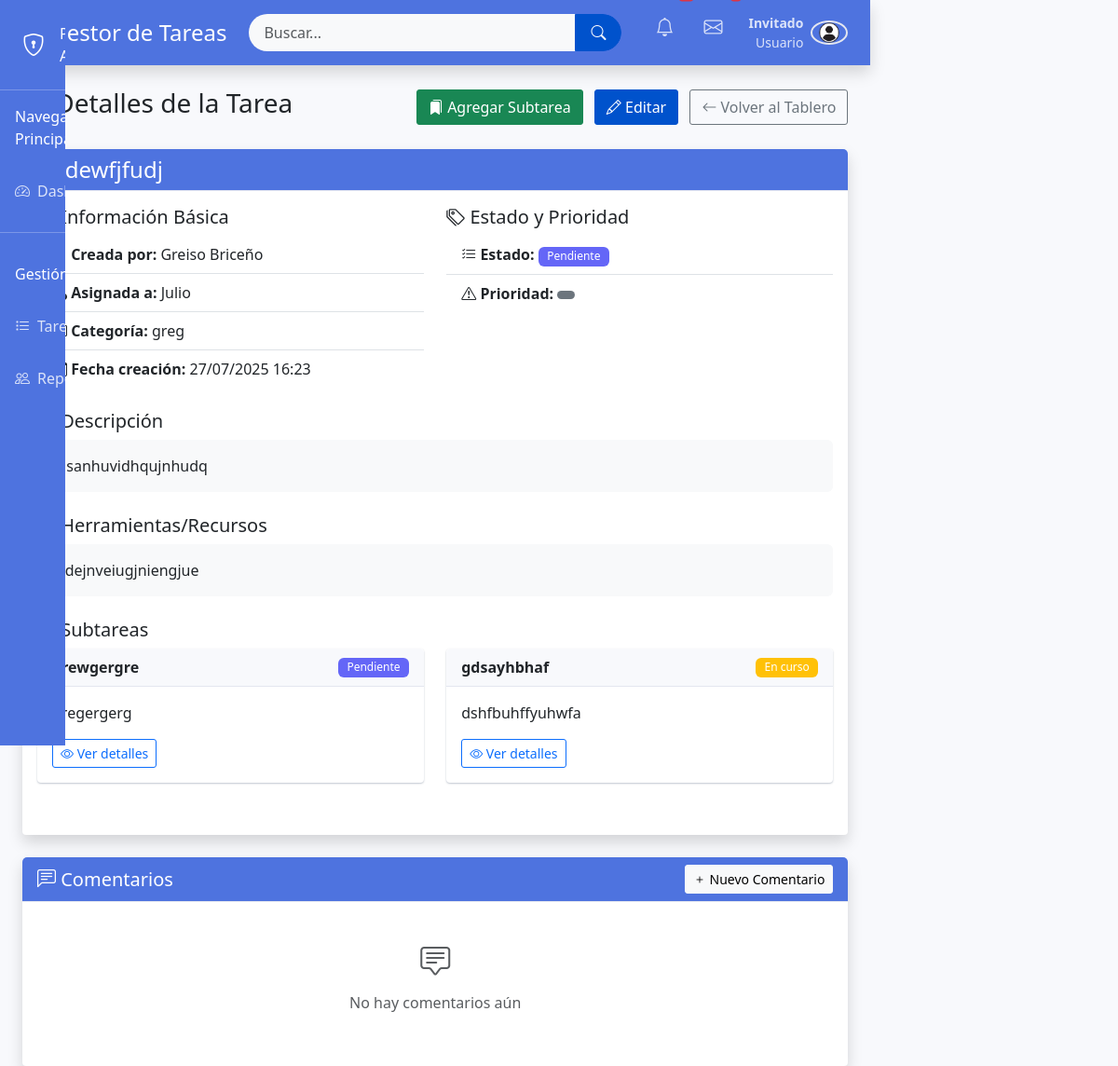
The page /ver.php?id=25 on the database its author committed.
### tables this page shows
CREATE TABLE `tareas` (
  `id_tarea` int(11) NOT NULL,
  `id_usuario` int(11) NOT NULL,
  `id_usuario_asignado` int(11) NOT NULL,
  `titulo` varchar(255) NOT NULL,
  `categoria` text NOT NULL,
  `descripcion` text,
  `herramientas` text,
  `id_estatus` int(11) NOT NULL,
  `fecha_creacion` datetime DEFAULT CURRENT_TIMESTAMP,
  `fecha_actualizacion` datetime DEFAULT NULL ON UPDATE CURRENT_TIMESTAMP,
  `fecha_finalizacion` datetime DEFAULT NULL,
  `prioridad` varchar(255) NOT NULL,
  `id_tarea_padre` int(11) DEFAULT NULL
);

CREATE TABLE `usuarios` (
  `id_usuario` int(11) NOT NULL,
  `nombre` varchar(100) NOT NULL,
  `usuario` varchar(50) NOT NULL,
  `contraseña` varchar(255) NOT NULL,
  `email` varchar(255) NOT NULL,
  `telefono` int(11) NOT NULL,
  `id_departamento` int(11) DEFAULT NULL,
  `id_cargo` int(11) DEFAULT NULL,
  `id_rol` int(11) DEFAULT NULL,
  `fecha_registro` datetime DEFAULT CURRENT_TIMESTAMP,
  `ultimo_acceso` datetime DEFAULT NULL
);

CREATE TABLE `estatus` (
  `id_estatus` int(11) NOT NULL,
  `nombre` varchar(50) NOT NULL
);

### ver.php (the view, shortened to what this page needs)
<?php
require_once 'config.php';
$id_tarea = intval($_GET['id']);
$query = $conexion->prepare("
    SELECT t.*, u.nombre as asignado, e.nombre as estado, u_creador.nombre as creador
    FROM tareas t
    JOIN usuarios u ON t.id_usuario_asignado = u.id_usuario
    JOIN usuarios u_creador ON t.id_usuario = u_creador.id_usuario
    JOIN estatus e ON t.id_estatus = e.id_estatus
    WHERE t.id_tarea = ?
");
$query->bind_param("i", $id_tarea);
$query->execute();
$resultado = $query->get_result();
$tarea = $resultado->fetch_assoc();
$query_subtareas = $conexion->prepare("
    SELECT t.*, e.nombre as estado
    FROM tareas t
    JOIN estatus e ON t.id_estatus = e.id_estatus
    WHERE t.id_tarea_padre = ?
    ORDER BY fecha_creacion ASC
");
$query_subtareas->bind_param("i", $id_tarea);
$query_subtareas->execute();
$resultado_subtareas = $query_subtareas->get_result();
$subtareas = $resultado_subtareas->fetch_all(MYSQLI_ASSOC);
$query_comentarios = $conexion->prepare("
    SELECT c.*, u.nombre as usuario, u.id_usuario as id_usuario_comentario
    FROM comentarios c
    JOIN usuarios u ON c.id_usuario = u.id_usuario
    WHERE c.id_tarea = ?
    ORDER BY c.fecha_creacion DESC
");
$query_comentarios->bind_param("i", $id_tarea);
$query_comentarios->execute();
$resultado_comentarios = $query_comentarios->get_result();
$comentarios = $resultado_comentarios->fetch_all(MYSQLI_ASSOC);
include 'header.php';
?>
<div class="container mt-4">
    <div class="d-flex justify-content-between align-items-center mb-4">
        <h3><i class="bi bi-card-checklist"></i> Detalles de la Tarea</h3>
        <div>
            <a href="agregar_subtarea.php?id=<?= $id_tarea ?>" class="btn btn-success me-2">
                <i class="bi bi-bookmarks-fill"></i> Agregar Subtarea
            </a>
            <a href="editar_tarea.php?id=<?= $id_tarea ?>" class="btn btn-primary me-2">
                <i class="bi bi-pencil"></i> Editar
            </a>
            <a href="tablero.php" class="btn btn-outline-secondary">
                <i class="bi bi-arrow-left"></i> Volver al Tablero
            </a>
        </div>
    </div>
    <div class="card shadow mb-4">
        <div class="card-header bg-primary text-white">
            <h4 class="mb-0"><?= htmlspecialchars($tarea['titulo']) ?></h4>
        </div>
        <div class="card-body">
            <div class="row mb-4">
                <div class="col-md-6">
                    <h5><i class="bi bi-info-circle"></i> Información Básica</h5>
                    <ul class="list-group list-group-flush">
                        <li class="list-group-item">
                            <strong><i class="bi bi-person"></i> Creada por:</strong>
                            <?= htmlspecialchars($tarea['creador']) ?>
                        </li>
                        <li class="list-group-item">
                            <strong><i class="bi bi-person-check"></i> Asignada a:</strong>
                            <?= htmlspecialchars($tarea['asignado']) ?>
                        </li>
                        <li class="list-group-item">
                            <strong><i class="bi bi-card-text"></i> Categoría:</strong>
                            <?= htmlspecialchars($tarea['categoria']) ?>
                        </li>
                        <li class="list-group-item">
                            <strong><i class="bi bi-calendar"></i> Fecha creación:</strong>
                            <?= date('d/m/Y H:i', strtotime($tarea['fecha_creacion'])) ?>
                        </li>
                    </ul>
                </div>
                <div class="col-md-6">
                    <h5><i class="bi bi-tags"></i> Estado y Prioridad</h5>
                    <ul class="list-group list-group-flush">
                        <li class="list-group-item">
                            <strong><i class="bi bi-list-check"></i> Estado:</strong>
                            <span class="badge bg-<?=
                                $tarea['id_estatus'] == 3 ? 'success' :
                                ($tarea['id_estatus'] == 2 ? 'warning' : 'info')
                            ?>">
                                <?= htmlspecialchars($tarea['estado']) ?>
                            </span>
                        </li>
                        <li class="list-group-item">
                            <strong><i class="bi bi-exclamation-triangle"></i> Prioridad:</strong>
                            <span class="badge bg-<?=
                                $tarea['prioridad'] == 'alta' ? 'danger' :
                                ($tarea['prioridad'] == 'media' ? 'warning' : 'secondary')
                            ?>">
                            </span>
                        </li>
                    </ul>
                </div>
            </div>
            <div class="mb-4">
                <h5><i class="bi bi-card-text"></i> Descripción</h5>
                <div class="p-3 bg-light rounded">
                    <?= nl2br(htmlspecialchars($tarea['descripcion'])) ?>
                </div>
            </div>
            <?php if (!empty($tarea['herramientas'])): ?>
            <div class="mb-4">
                <h5><i class="bi bi-tools"></i> Herramientas/Recursos</h5>
                <div class="p-3 bg-light rounded">
                    <?= nl2br(htmlspecialchars($tarea['herramientas'])) ?>
                </div>
            </div>
            <?php endif; ?>
            <?php if (!empty($subtareas)): ?>
            <div class="mb-4">
                <h5><i class="bi bi-list-task"></i> Subtareas</h5>
                <div class="row">
                <?php foreach ($subtareas as $subtarea): ?>
                    <div class="col-md-6 mb-3">
                        <div class="card">
                            <div class="card-header d-flex justify-content-between align-items-center">
                                <strong><?= htmlspecialchars($subtarea['titulo']) ?></strong>
                                <span class="badge bg-<?=
                                    $subtarea['id_estatus'] == 3 ? 'success' :
                                    ($subtarea['id_estatus'] == 2 ? 'warning' : 'info')
                                ?>">
                                    <?= htmlspecialchars($subtarea['estado'] ?? 'Pendiente') ?>
                                </span>
                            </div>
                            <div class="card-body">
                                <?php if (!empty($subtarea['descripcion'])): ?>
                                    <p><?= nl2br(htmlspecialchars($subtarea['descripcion'])) ?></p>
                                <?php endif; ?>
                                <a href="ver.php?id=<?= $subtarea['id_tarea'] ?>" class="btn btn-sm btn-outline-primary">
                                    <i class="bi bi-eye"></i> Ver detalles
                                </a>
                            </div>
                        </div>
                    </div>
                <?php endforeach; ?>
                </div>
            </div>
            <?php endif; ?>
        </div>
    </div>
    <div class="card shadow">
        <div class="card-header bg-primary text-white d-flex justify-content-between align-items-center">
            <h5 class="mb-0"><i class="bi bi-chat-left-text"></i> Comentarios</h5>
            <button class="btn btn-sm btn-light" data-bs-toggle="modal" data-bs-target="#comentarioModal">
                <i class="bi bi-plus"></i> Nuevo Comentario
            </button>
        </div>
        <div class="card-body">
            <?php if (empty($comentarios)): ?>
                <div class="text-center py-4 text-muted">
                    <i class="bi bi-chat-square-text" style="font-size: 2rem;"></i>
                    <p class="mt-2">No hay comentarios aún</p>
                </div>
            <?php endif; ?>
        </div>
    </div>
</div>
<?php include 'footer.php'; ?>

### admin.css (style rules this page uses)
body { background-color: #f8f9fc; overflow-x: hidden; }
.card { border: none; border-radius: 0.35rem; box-shadow: 0 0.15rem 1.75rem 0 rgba(58, 59, 69, 0.15); }
.card-header { background-color: #f8f9fc; border-bottom: 1px solid #e3e6f0; }
.bg-primary { background-color: #4e73df !important; }
.card-header.bg-primary { background-color: #4e73df !important; }
.badge.bg-info { background-color: #6466f7 !important; }
.badge { font-weight: 500; padding: 0.4em 0.8em; }
.btn { border-radius: 3px; font-weight: 500; }
.btn-primary { background-color: #0052cc; border-color: #0052cc; }
.card { border-radius: 4px; box-shadow: 0 1px 2px rgba(9, 30, 66, 0.25); }

### rows shown on the page
tareas: titulo "uhdewfjfudj", id_usuario.nombre "Greiso Briceño", id_usuario_asignado.nombre "Julio", categoria "greg", fecha_creacion "27/07/2025 16:23", id_estatus.nombre "Pendiente", descripcion "fdsanhuvidhqujnhudq", herramientas "fvdejnveiugjniengjue"
tareas: titulo "grewgergre", id_estatus.nombre "Pendiente", descripcion "gregergerg"
tareas: titulo "gdsayhbhaf", id_estatus.nombre "En curso", descripcion "dshfbuhffyuhwfa"

### other values the page prints
$nombreUsuario "Invitado"
